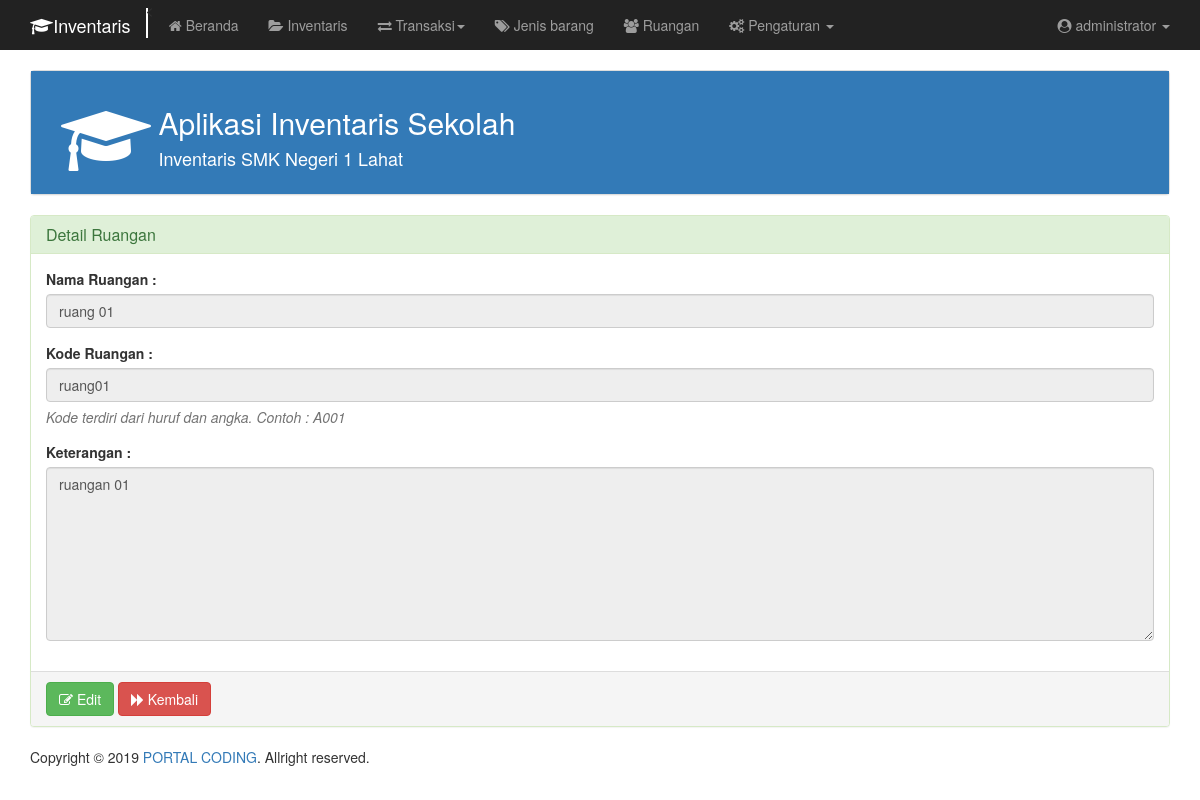
/inventaris/detail/detail-ruang.php?rowid=5ca713726c40a (signed in), run on the app's committed database.
### tables this page shows
CREATE TABLE `ruang` (
  `id_ruang` varchar(150) NOT NULL,
  `nama_ruang` varchar(150) NOT NULL,
  `kode_ruang` varchar(150) NOT NULL,
  `keterangan_ruang` varchar(500) NOT NULL
);

### inventaris/config/function.php (called while the page is built, shortened)
<?php
class Konektor {
	public function __construct() {
		$this->host = "localhost";
		$this->user = "root";
		$this->pass = "";
		$this->db = "dbinventaris";
		$this->con = new mysqli($this->host,$this->user,$this->pass,$this->db) or die("Can't Connect to Database");
	}
}
class Konfigurasi extends Konektor {
	public function detailRuangan($id)
	{
		$SQL = $this->con->prepare("SELECT * FROM ruang WHERE id_ruang=?");
		$SQL->bind_param("s",$id);
		$SQL->execute();
		$result = $SQL->get_result();
		$data = [];
		while ($row = $result->fetch_assoc()) {
			$data[] = $row;
		}
		return $data;
	}
}
 ?>

### inventaris/detail/detail-ruang.php (the view, shortened to what this page needs)
<?php
include '../config/function.php';
$konfigurasi = new Konfigurasi();
$id = $_GET['rowid'];
$detail = $konfigurasi->detailRuangan($id);
?>
<!DOCTYPE html>
<html lang="en" dir="ltr">
	<head>
		<?php include '../include/meta.php'; ?>
  </head>
  <body onload="userFormDisabled(),viewRuangan()">
		<?php include '../include/menu.php' ?>
		<div class="container">
		  <?php include '../include/heading.php'; ?>
			<div class="panel panel-success" id="formInput">
			  <div class="panel-heading">
			    <h3 class="panel-title">Detail Ruangan</h3>
			  </div>
			  <div class="panel-body">
			    <form class="" action="" method="post">
			    	<?php foreach ($detail as $data): ?>
							<div class="form-group">
				    	  <label for="">Nama Ruangan :</label>
				    	  <input type="text" class="form-control" id="nama_ruang" name="nama_ruang" value="<?php echo $data['nama_ruang']; ?>">
				    	</div>
							<div class="form-group">
							  <label for="">Kode Ruangan :</label>
							  <input type="text" class="form-control" id="kode_ruang" name="kode_ruang" value="<?php echo $data['kode_ruang']; ?>">
							  <p class="help-block"><i>Kode terdiri dari huruf dan angka. Contoh : A001</i></p>
							</div>
							<div class="form-group">
							  <label for="">Keterangan :</label>
							  <textarea rows="8" class="form-control" id="keterangan_ruang" name="keterangan_ruang"><?php echo $data['keterangan_ruang']; ?></textarea>
							</div>
			    	<?php endforeach; ?>
			  </div>
				<div class="panel-footer">
					<button type="button" id="btnedit" onclick="editRuangan()" class="btn btn-success"><i class="fa fa-edit"></i> Edit</button>
						<a href="/inventaris/ruangan.php" onclick="viewRuangan()" class="btn btn-danger"><i class="fa fa-forward"></i> Kembali</a>
			  </div>
			</div>
		</div>
    <?php include '../include/footer.php'; ?>
	</body>
</html>

### data on the page
ruang: nama_ruang "ruang 01", kode_ruang "ruang01", keterangan_ruang "ruangan 01"

### other printed values
$_SESSION['nama_petugas'] "administrator"
